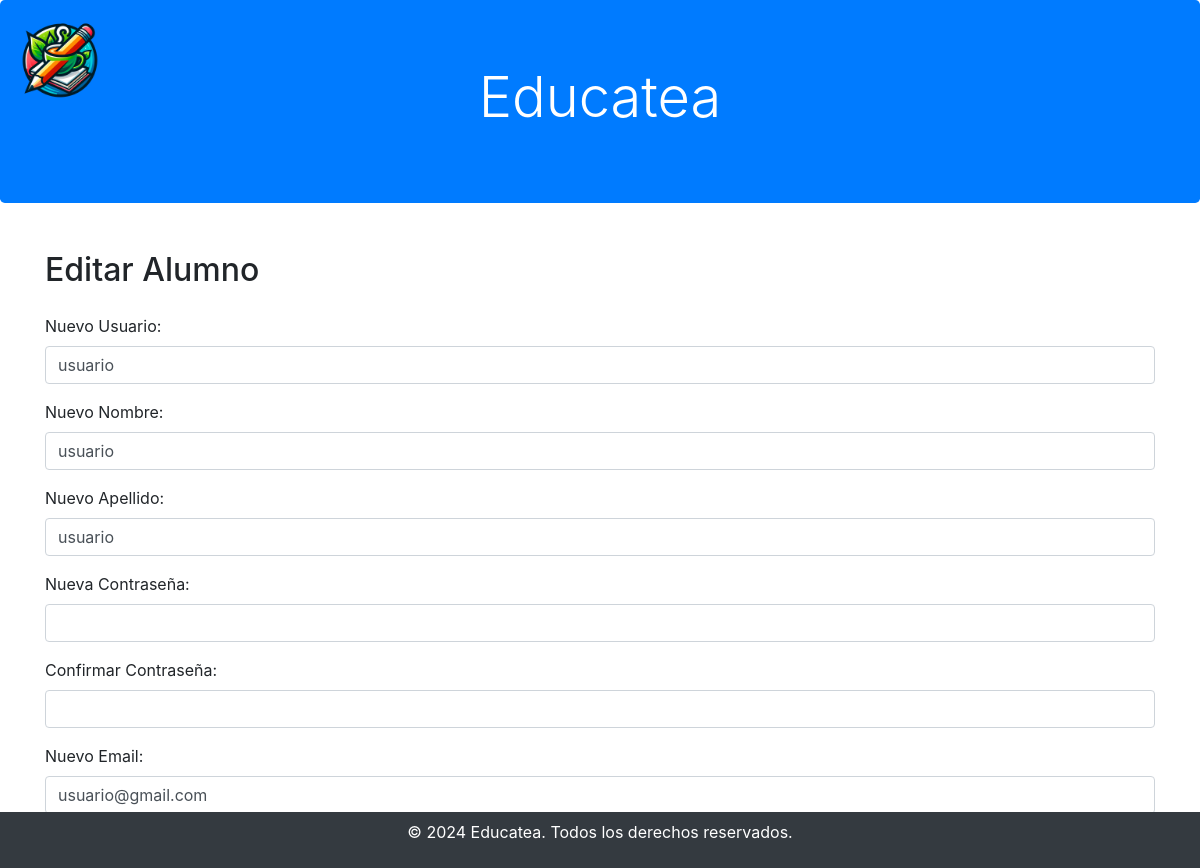
Screenshot of /Educatea/Director/alumno/editar_alumno.php?id=25 with the database file from the repository.
### tables this page shows
CREATE TABLE `usuarios` (
  `usuario_id` int(11) NOT NULL,
  `usuario` varchar(255) NOT NULL,
  `nombre` varchar(50) NOT NULL,
  `apellido` varchar(50) NOT NULL,
  `correo_electronico` varchar(100) NOT NULL,
  `contrasena` varchar(255) NOT NULL,
  `rol_id` int(11) DEFAULT NULL
);

### Educatea/Director/alumno/editar_alumno.php (the view, shortened to what this page needs)
<?php
$conexion = conexion();
$id_alumno = $usuario_alumno = $nombre_alumno = $apellido_alumno = $email_alumno = '';
if ($_SERVER['REQUEST_METHOD'] === 'POST') {
    if (isset($_POST['editar_alumno'])) {
        $id_alumno = $_POST['id_alumno'];
        $nuevo_usuario = $_POST['nuevo_usuario'];
        $nuevo_nombre = $_POST['nuevo_nombre'];
        $nuevo_apellido = $_POST['nuevo_apellido'];
        $nueva_contraseña = $_POST['nueva_contraseña'];
        $confirmar_contraseña = $_POST['confirmar_contraseña'];
        $nuevo_email = $_POST['nuevo_email'];
        if ($nueva_contraseña !== $confirmar_contraseña) {
            echo "Las contraseñas no coinciden.";
            exit;
        }
        $hashed_password = md5($nueva_contraseña);
        $queryActualizar = "UPDATE usuarios SET
            usuario = ?,
            nombre = ?,
            apellido = ?,
            contrasena = ?,  -- Corregido el nombre de la columna
            correo_electronico = ?
            WHERE usuario_id = ?";
        $stmt = $conexion->prepare($queryActualizar);
        $stmt->bind_param("sssssi", $nuevo_usuario, $nuevo_nombre, $nuevo_apellido, $hashed_password, $nuevo_email, $id_alumno);
        $stmt->execute();
        $resultadoActualizar = $stmt->affected_rows > 0;
        if ($resultadoActualizar) {
            header("Location: gestionar_alumno.php");
            exit;
        } else {
            echo "Error al actualizar el alumno: " . $stmt->error;
        }
    }
} else {
    $id_alumno = $_GET['id'];
    $queryAlumno = "SELECT usuario_id, usuario, nombre, apellido, correo_electronico FROM usuarios WHERE usuario_id = '$id_alumno' AND rol_id = (SELECT rol_id FROM roles WHERE nombre_rol = 'alumno')";
    $resultadoAlumno = $conexion->query($queryAlumno);
    if ($resultadoAlumno && $resultadoAlumno->num_rows > 0) {
        $rowAlumno = $resultadoAlumno->fetch_assoc();
        $usuario_alumno = $rowAlumno['usuario'];
        $nombre_alumno = $rowAlumno['nombre'];
        $apellido_alumno = $rowAlumno['apellido'];
        $email_alumno = $rowAlumno['correo_electronico'];
    } else {
        echo "No se encontró el alumno.";
        exit;
    }
}
?>
<!DOCTYPE html>
<html lang="es">
<head>
    <link rel="stylesheet" href="https://maxcdn.bootstrapcdn.com/bootstrap/4.0.0/css/bootstrap.min.css">
</head>
<body >
<div class="jumbotron bg-primary text-center text-white">
<img src="../../img/Logo_educatea.png" alt="Logo de Educatea" style="position: absolute; top: 10px; left: 10px; max-width: 100px; max-height: 100px;">
        <h1 class="display-4">Educatea</h1>
    </div>
    <div class="container mt-5">
    <h2 class="mb-4">Editar Alumno</h2>
    <form method="post" action="editar_alumno.php" onsubmit="return validarFormulario();">
        <div class="form-group">
            <label for="nuevo_usuario">Nuevo Usuario:</label>
            <input type="text" class="form-control" name="nuevo_usuario" id="nuevo_usuario" value="<?php echo $usuario_alumno; ?>" required>
        </div>
        <div class="form-group">
            <label for="nuevo_nombre">Nuevo Nombre:</label>
            <input type="text" class="form-control" name="nuevo_nombre" id="nuevo_nombre" value="<?php echo $nombre_alumno; ?>" required>
        </div>
        <div class="form-group">
            <label for="nuevo_apellido">Nuevo Apellido:</label>
            <input type="text" class="form-control" name="nuevo_apellido" id="nuevo_apellido" value="<?php echo $apellido_alumno; ?>" required>
        </div>
        <div class="form-group">
            <label for="nueva_contraseña">Nueva Contraseña:</label>
            <input type="password" class="form-control" name="nueva_contraseña" required minlength="5" maxlength="10">
        </div>
        <div class="form-group">
            <label for="confirmar_contraseña">Confirmar Contraseña:</label>
            <input type="password" class="form-control" name="confirmar_contraseña" required minlength="5" maxlength="10">
        </div>
        <div class="form-group">
            <label for="nuevo_email">Nuevo Email:</label>
            <input type="email" class="form-control" name="nuevo_email" id="nuevo_email" value="<?php echo $email_alumno; ?>" required>
        </div>
        <button type="submit" class="btn btn-primary" name="editar_alumno">Guardar Cambios</button>
        <a href="gestionar_alumno.php" class="btn btn-secondary">Volver a la Gestión de Alumnos</a>
    </form>
    </div>
    <footer class="fixed-bottom bg-dark text-white text-center p-2">
        <p>&copy; 2024 Educatea. Todos los derechos reservados.</p>
    </footer>
</body>
</html>

### rows the page displays
usuarios: nuevo_usuario "usuario", nuevo_nombre "usuario", nuevo_apellido "usuario", nuevo_email "usuario@gmail.com"
